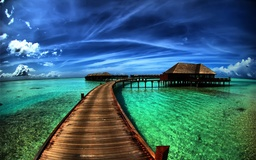
#> input picture test_image1.jpg, 256 x 160 px, shrunk from 1920 x 1200 before the run
$ python k_means_compression_script.py
#> lines starting #> are read from the running program, lines starting #| are printed output that depends on the picture
import os
import sys

from PIL import Image
import numpy as np


def load_image(path):
    """ Load image from path. Return a numpy array """
    image = Image.open(path)
    return np.asarray(image) / 255


def initialize_K_centroids(X, K):
    """ Choose K points from X at random """
    m = len(X)
    return X[np.random.choice(m, K, replace=False), :]


def find_closest_centroids(X, centroids):
    m = len(X)
    c = np.zeros(m)

    for i in range(m):
        # Find distances
        distances = np.linalg.norm(X[i] - centroids, axis=1)

        # Assign closest cluster to c[i]
        c[i] = np.argmin(distances)

    return c


def compute_means(X, idx, K):
    _, n = X.shape
    centroids = np.zeros((K, n))
    for k in range(K):
        examples = X[np.where(idx == k)]
        mean = [np.mean(column) for column in examples.T]
        centroids[k] = mean
    return centroids


def find_k_means(X, K, max_iters=10):
    centroids = initialize_K_centroids(X, K)
    previous_centroids = centroids
    for _ in range(max_iters):
        idx = find_closest_centroids(X, centroids)
        centroids = compute_means(X, idx, K)
        if (previous_centroids==centroids).all():
            # The centroids aren't moving anymore.
            return centroids
        else:
            previous_centroids = centroids

    return centroids, idx


def main():
    image_path = "test_image1.jpg"

    # Load the image
    image = load_image(image_path)
#> in load_image, image is the input picture: PIL image 256x160 RGB; mean R, G, B 56.7, 102.9, 115
    w, h, d = image.shape
#> w = 160; h = 256; d = 3
    print('Image found with width: {}, height: {}, depth: {}'.format(w, h, d))
#| Image found with width: 160, height: 256, depth: 3

    # Get the feature matrix X
    X = image.reshape((w * h, d))
    K = 10 # the number of colors in the image

    # Get colors
    print('Running K-means')
    colors, _ = find_k_means(X, K, max_iters=20)
#> in initialize_K_centroids, `m = len(X)`: m = 40960
#> in find_k_means, `centroids = initialize_K_centroids(X, K)`: centroids = [[0.129, 0.369, 0.298], [0.302, 0.545, 0.839], [0.322, 0.2, 0.0902], [0.329, 0.208, 0.0941], [0.11, 0.239, 0.502], [0.169, 0.827, 0.635], [0.196, 0.737, 0.647], [0.0863, 0.18, 0.369], [0.133, 0.588, 0.514], [0.384, 0.173, 0.0784]]
#> in find_k_means, `previous_centroids = centroids`: previous_centroids has the same summary as centroids
#> colors = [[0.177, 0.361, 0.212], [0.463, 0.716, 0.936], [0.0785, 0.109, 0.0971], [0.37, 0.237, 0.139], [0.21, 0.432, 0.753], [0.224, 0.699, 0.472], [0.27, 0.789, 0.675], [0.0952, 0.23, 0.469], [0.206, 0.531, 0.35], [0.64, 0.453, 0.294]]

    # Indexes for color for each pixel
    idx = find_closest_centroids(X, colors)

    # Reconstruct the image
    idx = np.array(idx, dtype=np.uint8)
    X_reconstructed = np.array(colors[idx, :] * 255, dtype=np.uint8).reshape((w, h, d))
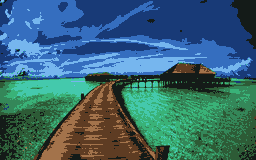
#> X_reconstructed: shape (160, 256, 3); mean of channels 0, 1, 2 56.4, 102.5, 114.6; drawn as R, G, B
    compressed_image = Image.fromarray(X_reconstructed)

    # Save reconstructed image to disk
    compressed_image.save('out2.png')


if __name__ == '__main__':
    main()

$ run again, with test_image2.jpg copied over test_image1.jpg
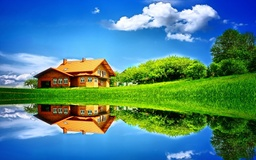
#> input picture test_image2.jpg, 256 x 160 px, shrunk from 2560 x 1600 before the run
#> in load_image, image is the input picture: PIL image 256x160 RGB; mean R, G, B 75.8, 131.6, 134.5
#| Image found with width: 160, height: 256, depth: 3
#> in initialize_K_centroids, `m = len(X)`: m = 40960
#> centroids = [[0.38, 0.718, 0.0549], [0.0745, 0.459, 0.847], [0.671, 0.459, 0.0353], [0.71, 0.533, 0.2], [0.161, 0.549, 0.914], [0.373, 0.675, 0.0235], [0.231, 0.573, 0.0588], [0.0784, 0.345, 0.78], [0.286, 0.451, 0.169], [0.102, 0.471, 0.812]]
#> previous_centroids has the same summary as centroids
#> colors = [[0.543, 0.777, 0.113], [0.164, 0.507, 0.839], [0.507, 0.262, 0.0853], [0.85, 0.704, 0.355], [0.759, 0.859, 0.948], [0.331, 0.611, 0.0727], [0.164, 0.399, 0.0751], [0.0307, 0.325, 0.777], [0.0817, 0.177, 0.0305], [0.38, 0.68, 0.918]]
#> in main, `X_reconstructed = np.array(colors[idx, :] * 255, dtype=np.uint8).resha..`:
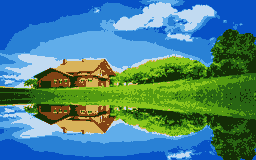
#> X_reconstructed: shape (160, 256, 3); mean of channels 0, 1, 2 74.9, 130.9, 133.9; drawn as R, G, B
